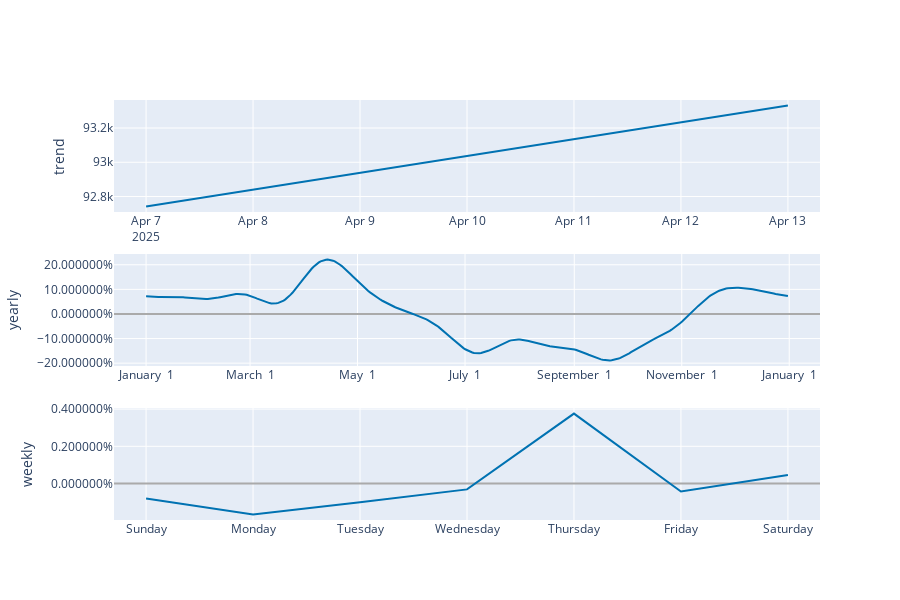

The notebook cell this image was saved under:
### Markdown cell above
Additional Graph - Forecast Components

### Code cell
# Plot the components of the forecast
fig_components = plot_components_plotly(model, forecast)
fig_components.show()

### Figure 1 — Plotly figure (JSON) as saved in the notebook; plotly's stock layout.template omitted (floating-point values rounded to 4 significant figures; data arrays with more than 128 entries replaced by an {"elided": "..."} marker saying what was removed)
{"data": [{"line": {"color": "#0072B2", "width": 2}, "mode": "lines", "name": "trend", "type": "scatter", "x": ["2025-04-07T00:00:00", "2025-04-08T00:00:00", "2025-04-09T00:00:00", "2025-04-10T00:00:00", "2025-04-11T00:00:00", "2025-04-12T00:00:00", "2025-04-13T00:00:00"], "xaxis": "x", "y": [92740.0, 92840.0, 92940.0, 93040.0, 93130.0, 93230.0, 93330.0], "yaxis": "y"}, {"line": {"color": "#0072B2", "width": 2}, "mode": "lines", "name": "yearly", "type": "scatter", "x": {"elided": "365 str values"}, "xaxis": "x2", "y": {"elided": "365 float values"}, "yaxis": "y2"}, {"line": {"color": "#0072B2", "width": 2}, "mode": "lines", "name": "weekly", "type": "scatter", "x": ["2017-01-01T00:00:00", "2017-01-02T00:00:00", "2017-01-03T00:00:00", "2017-01-04T00:00:00", "2017-01-05T00:00:00", "2017-01-06T00:00:00", "2017-01-07T00:00:00"], "xaxis": "x3", "y": [-0.0008019, -0.001662, -0.001007, -0.0003171, 0.003758, -0.0004325, 0.0004619], "yaxis": "y3"}], "layout": {"height": 600, "showlegend": false, "width": 900, "xaxis": {"anchor": "y", "domain": [0, 1], "range": ["2025-04-06T16:48:00", "2025-04-13T07:12:00"], "type": "date"}, "xaxis2": {"anchor": "y2", "domain": [0, 1], "range": ["2016-12-13T18:54:02.958904115", "2018-01-18T11:04:57.863013581"], "tickformat": "%B %e", "type": "date"}, "xaxis3": {"anchor": "y3", "domain": [0, 1], "range": ["2016-12-31T16:48:00", "2017-01-07T07:12:00"], "tickformat": "%A", "type": "date"}, "yaxis": {"anchor": "x", "domain": [0.7333, 1], "rangemode": "normal", "title": {"text": "trend"}, "zerolinecolor": "#AAA"}, "yaxis2": {"anchor": "x2", "domain": [0.3667, 0.6333], "hoverformat": ".2%", "tickformat": "%", "title": {"text": "yearly"}, "zerolinecolor": "#AAA"}, "yaxis3": {"anchor": "x3", "domain": [0, 0.2667], "hoverformat": ".2%", "tickformat": "%", "title": {"text": "weekly"}, "zerolinecolor": "#AAA"}}}
